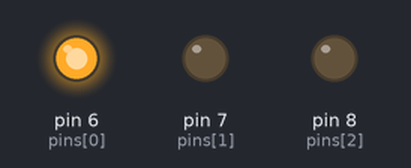
Bench run of a sketch on a simulated Arduino Uno, built with avr-gcc and run on an emulated ATmega328P. Shown: output pins drawn as LEDs (lit = HIGH).

Above: at 0.1 s.
At 0.3 s:
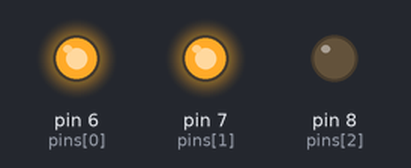
At 0.75 s:
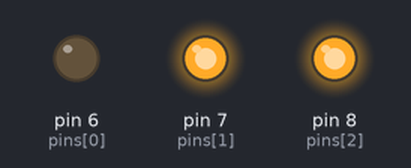
At 1.05 s:
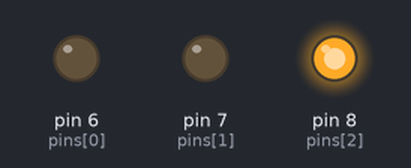
At 2.0 s:
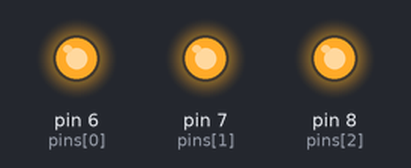
At 2.85 s:
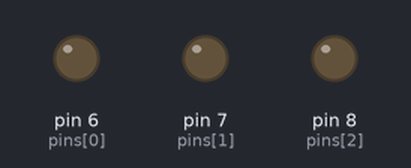
Timing chart, 0 to 3.5 s (numbered marks = the images above):
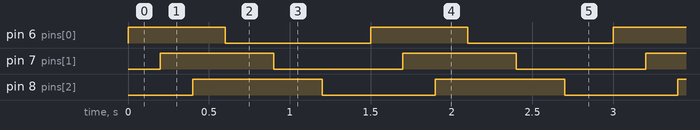

The sketch:

led_blink2.ino
```cpp
const int pins[] = {6, 7, 8};                       //initialize array of pins
const int length = sizeof(pins)/sizeof(int);        //get the length of the array

void setup() {
    for(int pin=0; pin < length; pin++){            //set all pins pinMODE to OUTPUT
        pinMode(pins[pin], OUTPUT);
    }
}

void loop() {
    for(int pin=0; pin < length; pin++){            //linearly scan through the pins
        digitalWrite(pins[pin], 1);                 //turn on the current pin
        delay(200);                                 //then wait for 300ms
    }

    for(int pin=0; pin < length; pin++){            //linearly scan through the pins
        digitalWrite(pins[pin], 0);                 //turn off the current pin
        delay(300);                                 //then wait for 300ms
    }

}
```

Measured:
- by itself, pin 6 (pins[0]): alternates HIGH for 0.60 s and LOW for 0.90 s
- by itself, pin 7 (pins[1]): alternates HIGH for 0.70 s and LOW for 0.80 s
- by itself, pin 8 (pins[2]): alternates HIGH for 0.80 s and LOW for 0.70 s
